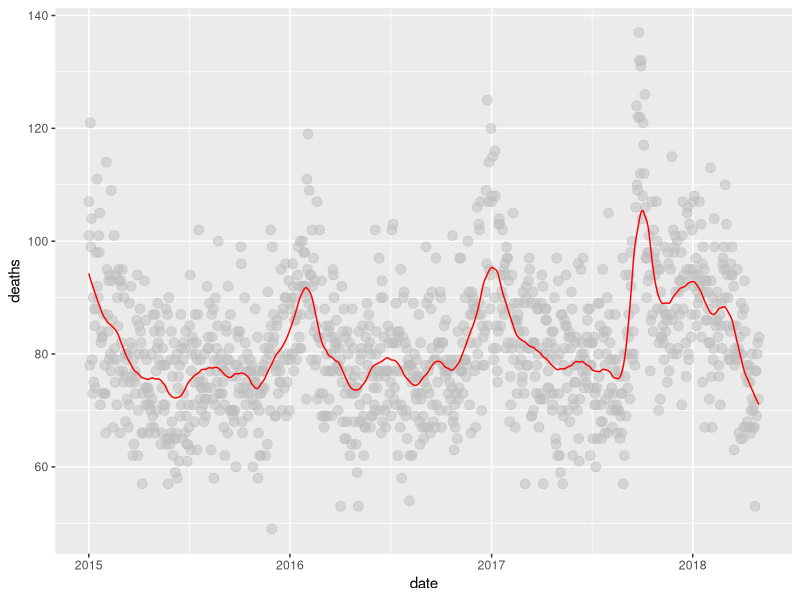

Here is the R script that generated this plot:
library(tidyverse)
library(lubridate)
library(purrr)
library(pdftools)

fn <- system.file("extdata", "RD-Mortality-Report_2015-18-180531.pdf", package="dslabs")
dat <- map_df(str_split(pdf_text(fn), "\n"), function(s){
  s <- str_trim(s)
  header_index <- str_which(s, "2015")[1]
  tmp <- str_split(s[header_index], "\\s+", simplify = TRUE)
  month <- tmp[1]
  header <- tmp[-1]
  tail_index  <- str_which(s, "Total")
  n <- str_count(s, "\\d+")
  out <- c(1:header_index, which(n==1), which(n>=28), tail_index:length(s))
  s[-out] %>%
    str_remove_all("[^\\d\\s]") %>%
    str_trim() %>%
    str_split_fixed("\\s+", n = 6) %>%
    .[,1:5] %>%
    as_data_frame() %>% 
    setNames(c("day", header)) %>%
    mutate(month = month,
           day = as.numeric(day)) %>%
    gather(year, deaths, -c(day, month)) %>%
    mutate(deaths = as.numeric(deaths))
}) %>%
  mutate(month = recode(month, "JAN" = 1, "FEB" = 2, "MAR" = 3, "APR" = 4, "MAY" = 5, "JUN" = 6, 
                        "JUL" = 7, "AGO" = 8, "SEP" = 9, "OCT" = 10, "NOV" = 11, "DEC" = 12)) %>%
  mutate(date = make_date(year, month, day)) %>%
  filter(date <= "2018-05-01", !is.na(deaths))

 
span <- 60/length(dat$day) #about 2 months span
fit <- loess(deaths ~ as.numeric(date), degree=1, span = span, data=dat)
dat %>% mutate(smooth = fit$fitted) %>%
  ggplot(aes(date, deaths)) +
  geom_point(size = 3, alpha = .5, color = "grey") +
  geom_line(aes(date, smooth), color="red")
